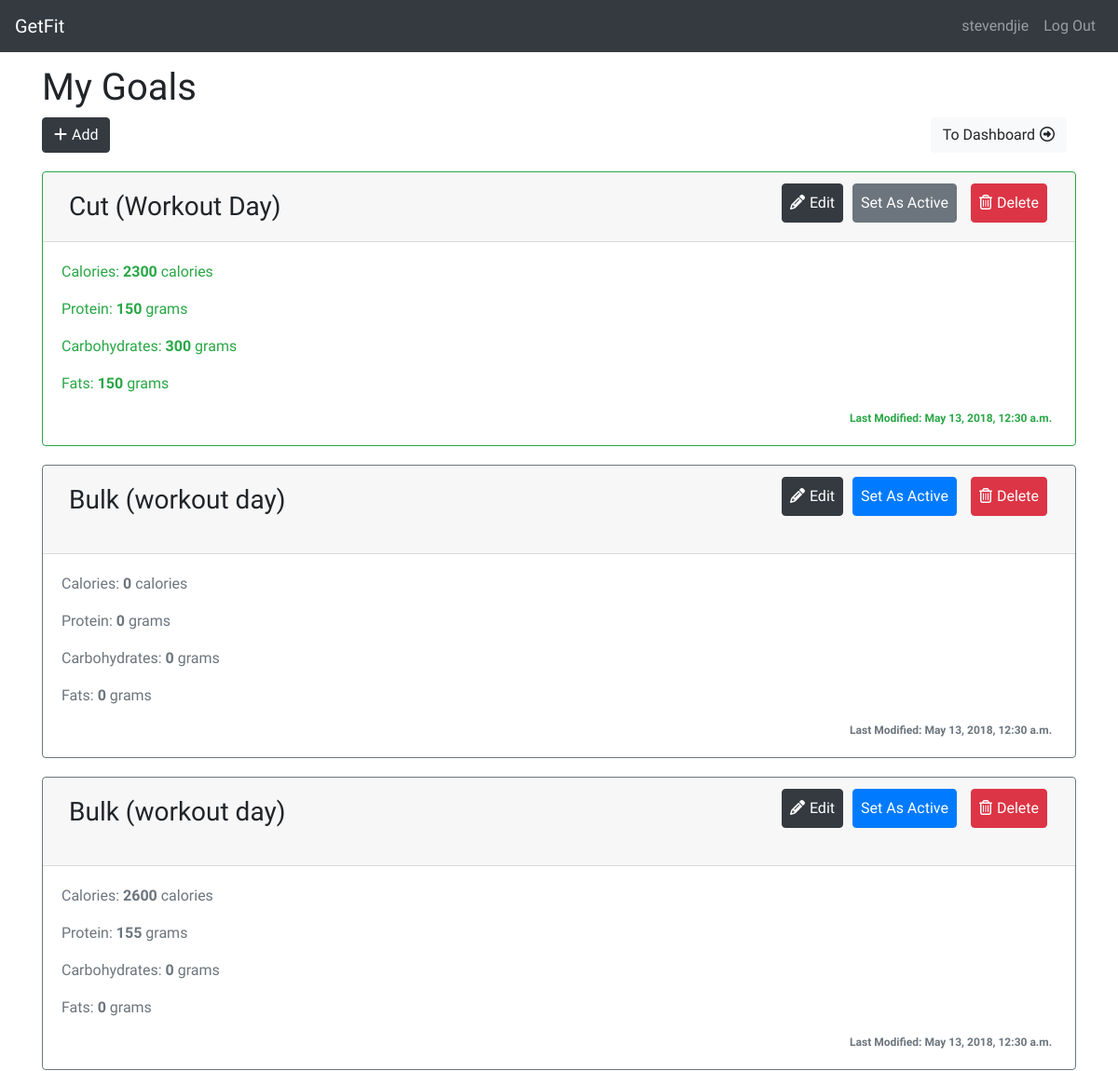
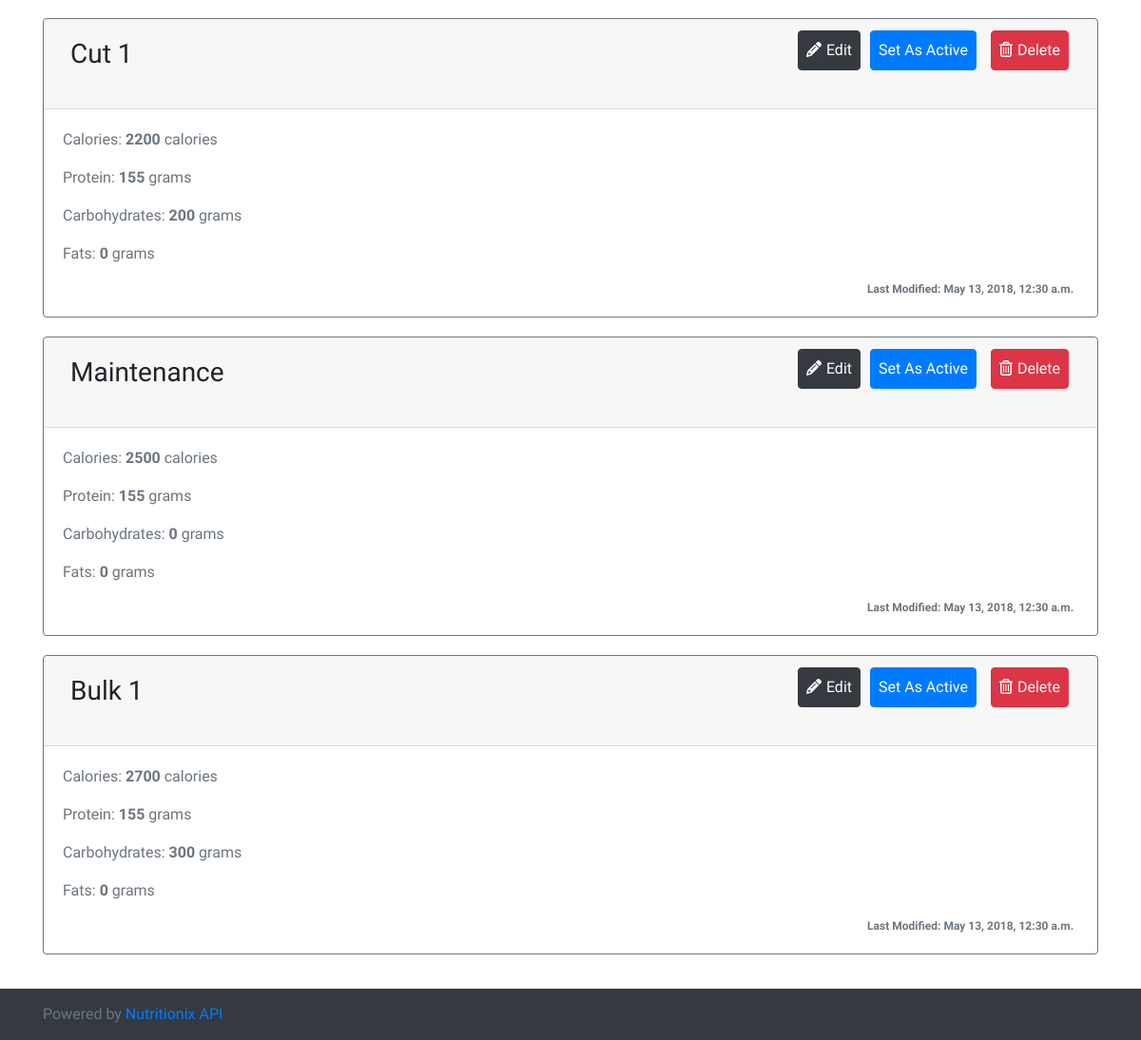
Page /counter/goals/ (signed in) on the committed database (2 pictures, top to bottom).
### counter/models.py (models this page shows, shortened)
class Goal(models.Model):
   protein = models.DecimalField(max_digits=15, decimal_places=2)
   carbohydrates = models.DecimalField(max_digits=15, decimal_places=2)
   fats = models.DecimalField(max_digits=15, decimal_places=2)
   calories = models.DecimalField(max_digits=15, decimal_places=2)
   name = models.CharField(max_length=200, blank=False)
   isActive = models.BooleanField(default=False)
   dateAdded = models.DateTimeField(auto_now=True, null=True)

### counter/views/goal_views.py (the view, shortened to what this page needs)
@login_required
def viewGoals(request):
    if request.method == 'GET':
        allGoals = Goal.objects.order_by('-dateAdded')
        hasGoal = True
        hasActiveGoal = True
        if not allGoals:
            hasGoal = False
        try:
            activeGoal = Goal.objects.get(isActive=True)
        except ObjectDoesNotExist:
            hasActiveGoal = False
        context = {
            'allGoals' : allGoals,
            'hasGoal' : hasGoal,
            'hasActiveGoal' : hasActiveGoal,
        }
        if hasActiveGoal:
            context.update({'activeGoal' : activeGoal})
        return render(request, 'counter/view_goals.html', context=context)

### counter/templates/counter/view_goals.html (shortened to what this page needs)
{% extends 'counter/base.html' %}
{% block body %}
<h1>My Goals</h1>
<div class="button-panel d-flex justify-content-between">
    <a href="{% url 'counter:newGoal' %}"><button name="newGoal" class="btn btn-dark"><i class="fa fa-plus" aria-hidden="true"></i>Add</button></a>
    <a href="{% url 'counter:index' %}"><button name="newGoal" class="btn btn-light">To Dashboard<i class="fa fa-arrow-circle-o-right" aria-hidden="true"></i></button></a>
</div>
{% if hasGoal is not True %}
<div class="d-flex justify-content-center">
    <p class="error">You have no goals yet.</p>
</div>
{% else %}
{% if hasActiveGoal is True %}
<div class="card border-success">
    <h3 class="card-header d-flex justify-content-end">
        <span class="mr-auto p-2">{{activeGoal.name}}</span>
        <a href="{% url 'counter:editGoal' activeGoal.id %}"><button class="btn btn-dark p-2 card-btn"><i class="fa fa-pencil" aria-hidden="true"></i>Edit</button></a>
        <span><button class="btn btn-secondary p-2 card-btn notAllowed">Set As Active</button></span>
        <a href="{% url 'counter:deleteGoal' activeGoal.id %}"><button class="btn btn-danger p-2 card-btn"><i class="fa fa-trash-o" aria-hidden="true"></i>Delete</button></a>
    </h3>
    <div class="card-body text-success">
        <p class="card-text">Calories: <span class="font-weight-bold">{{activeGoal.calories.normalize}}</span> calories</p>
        <p class="card-text">Protein: <span class="font-weight-bold">{{activeGoal.protein.normalize}}</span> grams</p>
        <p class="card-text">Carbohydrates: <span class="font-weight-bold">{{activeGoal.carbohydrates.normalize}}</span> grams</p>
        <p class="card-text">Fats: <span class="font-weight-bold">{{activeGoal.fats.normalize}}</span> grams</p>
        <div class="d-flex justify-content-end">
            <span class="badge badge-default">Last Modified: {{activeGoal.dateAdded}}</span>
        </div>
    </div>
</div>
{% endif %}
{% for goal in allGoals %}
{% if goal.isActive is not True %}
<div class="card border-secondary">
    <h3 class="card-header d-flex justify-content-end">
        <span class="mr-auto p-2">{{goal.name}}</span>
        <a href="{% url 'counter:editGoal' goal.id %}"><button class="btn btn-dark p-2 card-btn"><i class="fa fa-pencil" aria-hidden="true"></i>Edit</button></a>
        <form action="{% url 'counter:viewGoals' %}" method="post">{% csrf_token %}<button class="btn btn-primary p-2 card-btn" name="activeButton" value="{{goal.id}}">Set As Active</button></form>
        <a href="{% url 'counter:deleteGoal' goal.id %}"><button class="btn btn-danger p-2 card-btn"><i class="fa fa-trash-o" aria-hidden="true"></i>Delete</button></a>
    </h3>
    <div class="card-body text-secondary">
        <p class="card-text">Calories: <span class="font-weight-bold">{{goal.calories.normalize}}</span> calories</p>
        <p class="card-text">Protein: <span class="font-weight-bold">{{goal.protein.normalize}}</span> grams</p>
        <p class="card-text">Carbohydrates: <span class="font-weight-bold">{{goal.carbohydrates.normalize}}</span> grams</p>
        <p class="card-text">Fats: <span class="font-weight-bold">{{goal.fats.normalize}}</span> grams</p>
        <div class="d-flex justify-content-end">
            <span class="badge badge-default">Last Modified: {{goal.dateAdded}}</span>
        </div>
    </div>
</div>
{% endif %}
{% endfor %}
{% endif %}
{% endblock %}

### counter/templates/counter/base.html (shortened to what this page needs)
<html lang="en">
<head>
    {% load static %}
    <link rel="stylesheet" href="https://maxcdn.bootstrapcdn.com/bootstrap/4.0.0-beta.3/css/bootstrap.min.css">
    <link href="{% static 'counter/main.css' %}" rel="stylesheet" type="text/css">
</head>
<body>
    <div id="container">
        <header>
            <nav class="navbar navbar-expand-md navbar-dark fixed-top bg-dark">
                      <a class="navbar-brand" href="{% url 'counter:index' %}">GetFit</a>
                      <div class="collapse navbar-collapse" id="navbarCollapse">
                          <ul class="navbar-nav navbar-right">
                          {% if user.is_authenticated %}
                          <li class="nav-item">
                            <a class="nav-link" href="{% url 'counter:index' %}">{{user.username}}</a>
                          </li>
                          <li class="nav-item">
                            <a class="nav-link" href="{% url 'logout' %}">Log Out</a>
                          </li>
                              {% endif %}
                        </ul>
                      </div>
                    </nav>
        </header>
        <main role="main">
            <div class="container">
    {% block body %}
    {% endblock %}
            </div>
        </main>
        <footer class="footer bg-dark">
          <div class="container attribution">
            <span class="text-muted align-middle">Powered by <a href="https://www.nutritionix.com/business/api" target="_blank" >Nutritionix API</a></span>
          </div>
        </footer>
    </div>
</body>
</html>

### counter/static/counter/main.css (style rules this page uses)
body { font-family: 'Raleway', sans-serif; padding-top: 70px; padding-bottom: 70px; position: relative; }
.navbar-brand { font-family: 'Satisfy', cursive; }
h1 { font-family: 'Cabin Sketch', cursive; }
.button-panel { margin-bottom: 20px; }
.card { margin-bottom: 20px; }
.card-btn, { margin-left: 10px; }
.btn { margin-right: 10px; }
.fa-arrow-circle-o-right { margin-left: 5px; }
.fa-plus, .fa-pencil, .fa-eye, .fa-trash-o { margin-right: 5px; }
a { margin-left: 5px; }
a:first-child { margin-left: 0px; }
footer { position: absolute; bottom: 0; left: 0; right: 0; }
.attribution { padding-top: 15px; padding-bottom: 15px; }

### rows in the picture
Goal: name "Cut (Workout Day)", calories.normalize "2300", protein.normalize "150", carbohydrates.normalize "300", fats.normalize "150", dateAdded "May 13, 2018, 12:30 a.m."
Goal: name "Bulk (workout day)", {{ goal.id }} 38 (drawn), calories.normalize "0", protein.normalize "0", carbohydrates.normalize "0", fats.normalize "0", dateAdded "May 13, 2018, 12:30 a.m."
Goal: name "Bulk (workout day)", {{ goal.id }} 37 (drawn), calories.normalize "2600", protein.normalize "155", carbohydrates.normalize "0", fats.normalize "0", dateAdded "May 13, 2018, 12:30 a.m."
Goal: name "Cut 1", {{ goal.id }} 36 (drawn), calories.normalize "2200", protein.normalize "155", carbohydrates.normalize "200", fats.normalize "0", dateAdded "May 13, 2018, 12:30 a.m."
Goal: name "Maintenance", {{ goal.id }} 32 (drawn), calories.normalize "2500", protein.normalize "155", carbohydrates.normalize "0", fats.normalize "0", dateAdded "May 13, 2018, 12:30 a.m."
Goal: name "Bulk 1", {{ goal.id }} 31 (drawn), calories.normalize "2700", protein.normalize "155", carbohydrates.normalize "300", fats.normalize "0", dateAdded "May 13, 2018, 12:30 a.m."

### other values in the picture
{{ user.username }} "stevendjie"
